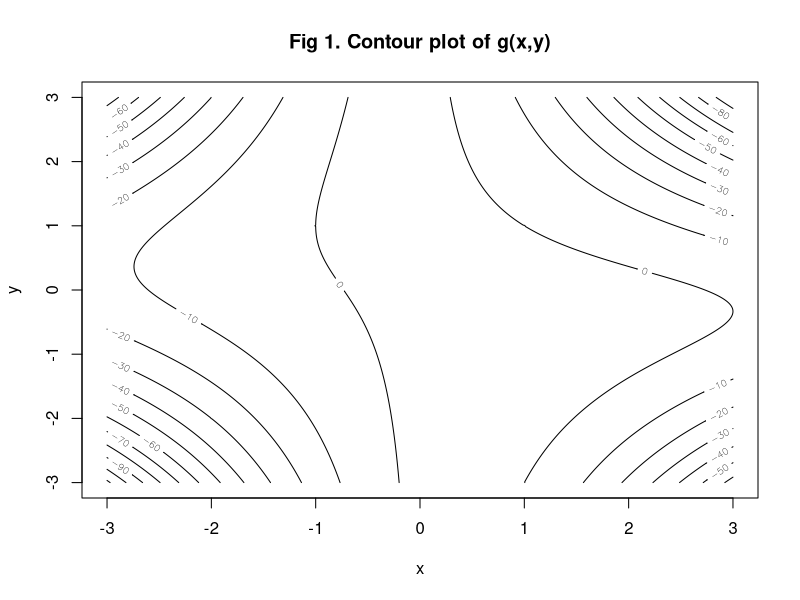

Write the R code that produced this figure.
## ---- chunk 1
# Problem setup
g <- function(x){-x[1]^2 - x[1]^2*x[2]^2 - 2*x[1]*x[2] + 2*x[1] + 2}
g_gradient <- function(x){matrix(c(-2*x[1] - 2*x[2]^2*x[1] - 2*x[2]+2, -2*x[1]^2*x[2] -2*x[1]))}
g_Hessian <- function(x){matrix(c(-2-2*x[2]^2, -4*x[1]*x[2]-2, -4*x[1]*x[2]-2, -2*x[1]^2), nrow=2)} # by col by default
## ---- chunk 2
# Contour plot

# Define the contour grid
x_values <- seq(-3, 3, 0.01)
y_values <- seq(-3, 3, 0.01)
z_values <- matrix(0,
                   nrow=length(x_values),
                   ncol=length(y_values),
                   dimnames = list(x_values, y_values))

# Calculate height over the grid
for (i in 1:length(x_values)){
  for (j in 1:length(y_values)){
    z_values[i, j] <- g(c(x_values[i], y_values[j]))
    #cat("New. x: ", x_i, " y:", y_i, " and value:", g(x_i, y_i), "\n")
  }
}

# Make a contour plot
contour(x=x_values,
        y=y_values,
        z = z_values,
        main = "Fig 1. Contour plot of g(x,y)",
        xlab = "x",
        ylab = "y")

## ---- chunk 3
library(stringr)

# The Newton method function
Newton <- function(x_start, func, grad, Hess, epsilon = 0.00001){
  # Setup
  estimates <- list(matrix(x_start))
  stop_condition <- FALSE
  
  while ((length(estimates) < 2) || stop_condition == FALSE){
    # Grab the last/previous x value
    prev_x <- tail(estimates, 1)[[1]]
    
    # Calculate new x value, and add to estimates list
    new_estim <- prev_x - solve(Hess(prev_x)) %*% grad(prev_x)
    estimates <- c(estimates, list(new_estim))
      
    # Calculate stopcondition
    first_vec <- tail(estimates, 1)[[1]]
    secon_vec <- tail(estimates, 2)[[1]]
    stop_condition <- (t(first_vec - secon_vec)  %*% (first_vec - secon_vec)) < epsilon
  }
  # Output
  cat("---------------------------------------\n")
  cat("Local extrema found: g(",
      str_c(round(new_estim, 4), collapse=", "),
      ") = ",
      round(func(new_estim), 4), "\n",
      
      "Gradient(",
      str_c(round(new_estim, 4), collapse=", "),
      ") = (",
      str_c(round(grad(new_estim), 4), collapse=", "), ")\n",
      
      "Hessian(",
      str_c(round(new_estim, 4), collapse=", "),
      ") = \n", sep="")
  
  print.default(round(Hess(new_estim), 4))
  
  return(new_estim)
}
## ---- chunk 4
# Point 1
x1 <- Newton(c(2, 0), func = g, grad = g_gradient, Hess = g_Hessian)

# Point 2
x2 <- Newton(c(-1, -2), func = g, grad = g_gradient, Hess = g_Hessian)

# Point 3
x3 <- Newton(c(0, 1), func = g, grad = g_gradient, Hess = g_Hessian)

# Point 4
x4 <- Newton(c(0.5, -1), func = g, grad = g_gradient, Hess = g_Hessian)
